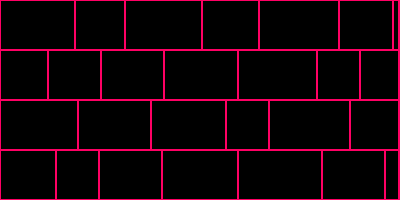
Frame 1 (no input)
Frame 60 (no input): identical to frame 1, image omitted
Frame 120 (the mouse pressed at the canvas centre since frame 60): identical to frame 1, image omitted

The p5.js sketch that drew this single still picture (run headless with seeded random() and noise() and a simulated clock; from frame 60 on, the mouse is pressed at the canvas centre):

// p5.js sketch
// ── sketch.js
// new approach to what i tried to do in "irr_raster"
var bar = [];

var sum_arr = function(a, l) {
	if (a.length > 0 && l > 0) {
		var c = 0;
		for (var z = 0; z < l; z += 1) {
			c += a[z];
		}
		return c;
	} else {
		return 0;
	} 
}

var split_length = function() {
	var x = 0;
	var arr = [];
	while (x < width) {
		var foo = Math.floor(random(40, 90));
		arr.push(foo);
		x += foo;
	}
	return arr;
}

function setup() {
  createCanvas(400, 200);
	background(80);
	stroke(255, 0, 100);
	strokeWeight(2);
	fill(0);
	for (var y = 0; y < height; y += 50) {
		bar = split_length();
		// sum of bar is higher than width, truncate last one
		var total = sum_arr(bar, bar.length);
		var difference = total - width;
		bar[bar.length - 1] -= difference + 1; // + 1 neccessary in order to display right border stroke of last rectangle
		for (var i = 0; i < bar.length; i += 1) {
			rect(sum_arr(bar, i), y, bar[i], 50);
		}
	}
}

function draw() {
  
}
